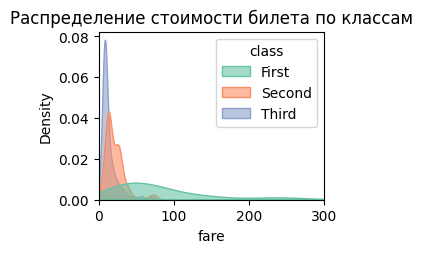

Here is the Python script that generated this plot:
import seaborn as sns
import matplotlib.pyplot as plt
import pandas as pd

# Загрузка данных titanic
titanic = sns.load_dataset('titanic')
plt.subplot(2, 2, 2)
sns.kdeplot(data=titanic, x='fare', hue='class', fill=True, common_norm=False,
            palette='Set2', alpha=0.6)
plt.title('Распределение стоимости билета по классам')
plt.xlim(0, 300)
